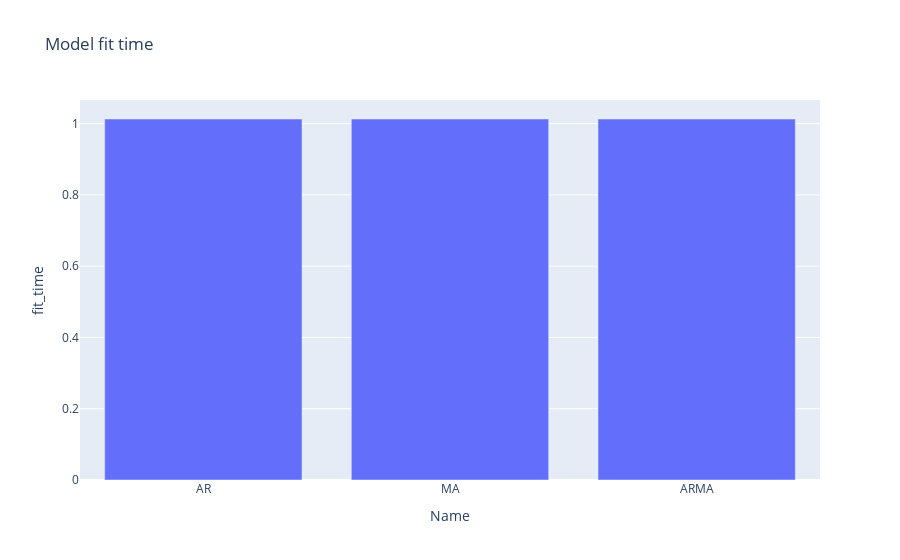

The notebook cell saved with this chart:
### Code cell
fig = px.bar(dataframe, x='Name', y='fit_time', title="Model fit time")
fig.show()

### Figure 1 — Plotly figure (JSON) as saved in the notebook; plotly's stock layout.template omitted (floating-point values rounded to 4 significant figures)
{"data": [{"alignmentgroup": "True", "hovertemplate": "Name=%{x}<br>fit_time=%{y}<extra></extra>", "legendgroup": "", "marker": {"color": "#636efa"}, "name": "", "offsetgroup": "", "orientation": "v", "showlegend": false, "textposition": "auto", "type": "bar", "x": ["AR", "MA", "ARMA"], "xaxis": "x", "y": [1.013, 1.013, 1.013], "yaxis": "y"}], "layout": {"barmode": "relative", "legend": {"tracegroupgap": 0}, "title": {"text": "Model fit time"}, "xaxis": {"anchor": "y", "domain": [0, 1], "title": {"text": "Name"}}, "yaxis": {"anchor": "x", "domain": [0, 1], "title": {"text": "fit_time"}}}}
